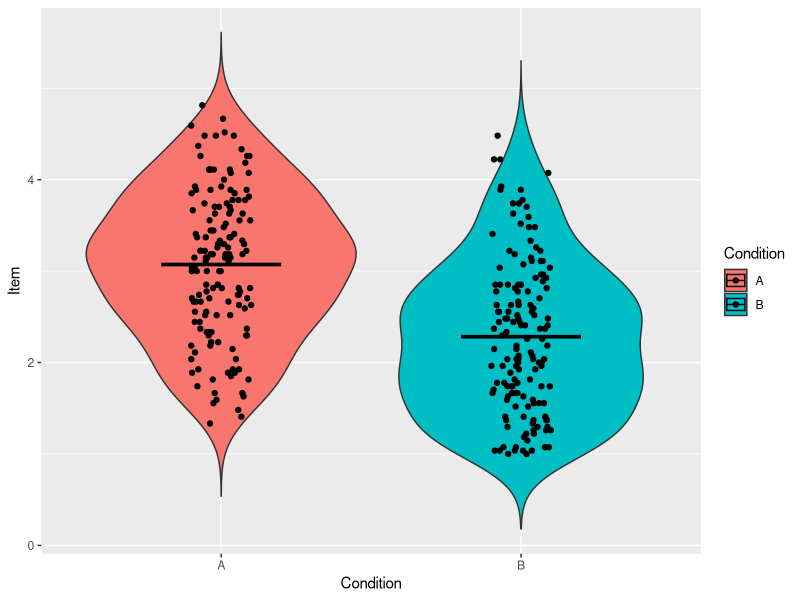

Reproduce this figure in R.
#Specifies the working directory
setwd("~/Projects/TouchExp/MainStudy/Rscript2/TouchExp")

#Import A-condition file
my_data <- read.delim("TouchAComplete.txt")
my_data$Condition <- rep(c("A"),each=150)
colnames(my_data)[12] <- "Perception"

#Import B-condition file
my_data2 <- read.delim("TouchBComplete.txt")
my_data2$Condition <- rep(c("B"),each=150)
colnames(my_data2)[12] <- "Perception"

#Use rbind to combine the two condition dataframes
my_data <- rbind(my_data,my_data2)

#Remove irrelevant columns
my_data <- subset(my_data,select = -c(2:5))

#install.packages("tidyverse")
library(tibble)

#### Converting values and labels ####

# Converting column names

new.names1 <- c("ID","TypeOfTouch","OthTouchType","InterPartner","OtherIntPartner","Initiative", "Intention","Perception","Relation2Partner","Roughness","Pleasantness","Power","Comfortable","Duration","Appropriate","Humidity","HumApplic","Velocity","VeloApplic","Expectation","Location","ComplDiffTask","NewSensation","SenseOfContact","BecomeSelf","StructPredict","OtherSeekAdvice","TrueInterest","PosQualities","CloseConnect","PhysPleasure","EnoughExercise","MasterChal","DeepPurpose","RoutinesHabits","SelfRespect","Influence","BodyNeeded","Freedom","SatisfiedSelf","SourceOfStimuli","Safe","WellBeing","Capable","TrueSelf","Awe","StrongImpact","StrongIntimacy")
new.names2 <- c("Age","Gender","GenderType","ElapsedTime")

colnames(my_data)[1:48] <- new.names1
colnames(my_data)[69:72] <- new.names2

my_data[my_data == ""] <- NA

##Create function for conversion of qualitative data to numeric

DaGrandConvertar <- function(CharVector,Col){
  NewVector <- rep(NA,nrow(my_data))
  l <- 1
  for (i in 1:nrow(my_data)){
    if (is.element(my_data[i,Col],CharVector)){
      NewVector[l] <- which(CharVector == my_data[i,Col])
      l <- l + 1
    } else if (is.na(my_data[i,Col])==TRUE){
      Sz <- length(CharVector)+1
      NewVector[l] <- Sz
      l <- l + 1
    }
  }
  return (NewVector)
}

##Convert type of touch##
# Hug = 1
# Hand on the shoulder = 2
# Kiss = 3
# Caress = 4
# Handshake = 5
# Other = 6

TypeVector <- c("Hug","Hand on the shoulder","Kiss","Caress","Handshake")
my_data[,2] <- DaGrandConvertar(TypeVector,2)

##Convert RelationToPartner dots to numerics##
# Number of dots converted to numeric. E.g., "." = 1, ".." = 2. 

Rel2Partnr <- c(".","..","...","....",".....","......",".......")
my_data[,9] <- DaGrandConvertar(Rel2Partnr,9)

##Convert Initiative##
# Me = 1, Both = 2, Other = 3

Init2Touch <- c("I mainly took the initiative","We both took the initiative","The interaction partner mainly took the initiative")
my_data[,6] <- DaGrandConvertar(Init2Touch,6)

##Convert gender to numerics##
# Male = 1, Female = 2, Non-binary = 3

GendItems <- c("Male","Female","Non-binary")
my_data[,70] <- DaGrandConvertar(GendItems,70)


#Alter values in Touch Partner column to numeric

for (i in 1:nrow(my_data)) {
  if (my_data[i, 4] == "Partner" | my_data[i, 4] == "Family member"){
    my_data[i,4] = 1
  } else if (my_data[i, 4] == "Friend" | my_data[i, 4] == "Colleague"| my_data[i, 4] == "Acquaintance"){
    my_data[i,4] = 2
  } else if (my_data[i,4] == "Stranger"){
    my_data[i,4] = 3
  } else if (is.na(my_data[i,5]) == FALSE){
    my_data[i,2] = 4
  }
}

# Converting Humidity values to NA if "not applicable" is true
for (i in 1:nrow(my_data)){
  if (is.na(my_data[i,17]) == FALSE){
    my_data[i,16] = NA
    my_data[i,17] = 1
  }
}
# Converting Velocity values to NA if "Not applicable" is true
for (i in 1:nrow(my_data)){
  if (is.na(my_data[i,19]) == FALSE){
    my_data[i,18] = NA
    my_data[i,19] = 1
  }
}

##Create function that combines qual answers into new data frame##

QualAns <- data.frame(matrix(NA,nrow = 300,ncol = 5))
colnames(QualAns) <- c("AlternTouch","AlternPartnr","Intention","Perception","Location")

QualCombiner <- function(Col){
  t <- 1
  QualVec <- rep(NA,nrow(my_data))
  for (i in 1:nrow(my_data)){
    if (is.na(my_data[i,Col])==FALSE){
      QualVec[t] <- my_data[i,Col]
      t <- t + 1
    }
  }
  return (QualVec)
}

#Use function to combine all qual answers from relevant items into one
#data frame
QualAns[,1] <- QualCombiner(3)
QualAns[,2] <- QualCombiner(5)
QualAns[,3] <- QualCombiner(7)
QualAns[,4] <- QualCombiner(8)
QualAns[,5] <- QualCombiner(21)

# Converting need and affect values
# String -> integer
for (i in 22:68){
  for (u in 1:nrow(my_data)){
    if (my_data[u,i] == "Not at all"| my_data[u,i] == "Not at all (1)"){
      my_data[u,i] = 1
    } else if (my_data[u,i] == "A little" | my_data[u,i] == "A little (2)"){
      my_data[u,i] = 2
    } else if (my_data[u,i] == "Moderately" | my_data[u,i] == "Moderately (3)"){
      my_data[u,i] = 3
    } else if (my_data[u,i] == "Quite a bit" | my_data[u,i] == "Quite a bit (4)"){
      my_data[u,i] = 4
    } else if (my_data[u,i] == "Very much" | my_data[u,i] == "Extremely (5)"){
      my_data[u,i] = 5
    } else {
      sprintf("There is something wrong in the following row: %s", i)
    }
  }
}

# Converting time spent to numerical minutes
for (i in 1:nrow(my_data)){
  StringTime <- my_data[i,72];
  IntTime <- as.numeric(sapply(strsplit(StringTime, " "), "[[", 1))
  my_data[i,72] = IntTime
}

# Creating aggregated need values
# Change character values to numerical to make mean measure possible.
my_data[,22:69] <- sapply(my_data[,22:69],as.numeric)
my_data[,72] <- sapply(my_data[,72],as.numeric)
my_data[,17] <- sapply(my_data[,17],as.numeric)
my_data[,19] <- sapply(my_data[,19],as.numeric)
my_data[,4] <- sapply(my_data[,4],as.numeric)
my_data[,70] <- sapply(my_data[,70],as.character)

# Grand need mean by participant
my_data$GrandNeedMean <- rowMeans(my_data[,22:48])
my_data$Autonomy <- rowMeans(my_data[,c("TrueInterest","Freedom", "TrueSelf")])
my_data$Competence <- rowMeans(my_data[,c("ComplDiffTask", "MasterChal","Capable")])
my_data$Relatedness <- rowMeans(my_data[,c("SenseOfContact","CloseConnect","StrongIntimacy")])
my_data$SelfActualization <- rowMeans(my_data[,c("BecomeSelf", "DeepPurpose","Awe")])
my_data$PhysicalThriving <- rowMeans(my_data[,c("EnoughExercise","BodyNeeded","WellBeing")])
my_data$PleasureStimulation <- rowMeans(my_data[,c("NewSensation","PhysPleasure","SourceOfStimuli")])
my_data$Security <- rowMeans(my_data[,c("StructPredict","RoutinesHabits", "Safe")])
my_data$SelfEsteem <- rowMeans(my_data[,c("PosQualities","SatisfiedSelf","SelfRespect")])
my_data$Popularity <- rowMeans(my_data[,c("StrongImpact","OtherSeekAdvice","Influence")])
my_data$PositiveAff <- rowMeans(my_data[,c("Proud","Interested","Excited","Enthusiastic","Inspired","Alert","Determined","Active","Attentive","Strong")])
my_data$NegativeAff <- rowMeans(my_data[,c("Nervous","Upset","Scared","Jittery","Afraid","Hostile","Irritable","Guilty","Distressed","Ashamed")])
my_data$CompositeAff <- NA

for (i in 1:nrow(my_data)){
  Comp <- (my_data[i,84])-(my_data[i,85])
  my_data[i,86] = Comp
}


write.csv(my_data,"C:\\Users\\andre\\OneDrive\\Documents\\TouchExp\\ConvertedTouchScores.csv", row.names = FALSE)
write.csv(QualAns,"C:\\Users\\andre\\OneDrive\\Documents\\TouchExp\\QualitativeAnswersPool.csv", row.names = FALSE)

#### THE BIG ANALYSES ####

library(ggplot2)
attach(my_data)
# First, locate the outliers

ViolinIQR <- function(Item){
  print(ggplot(my_data, aes(x=Condition,y=Item,fill=Condition))+
          geom_violin(trim =FALSE)+
          stat_summary(fun = "mean", geom = "crossbar", width = 0.4, colour = "black")+
          geom_point(position = position_jitter(w=0.1, h=0)))
  IQROutliers <- (boxplot.stats(Item)$out)
  return (IQROutliers)
}

ViolinIQR(GrandNeedMean)